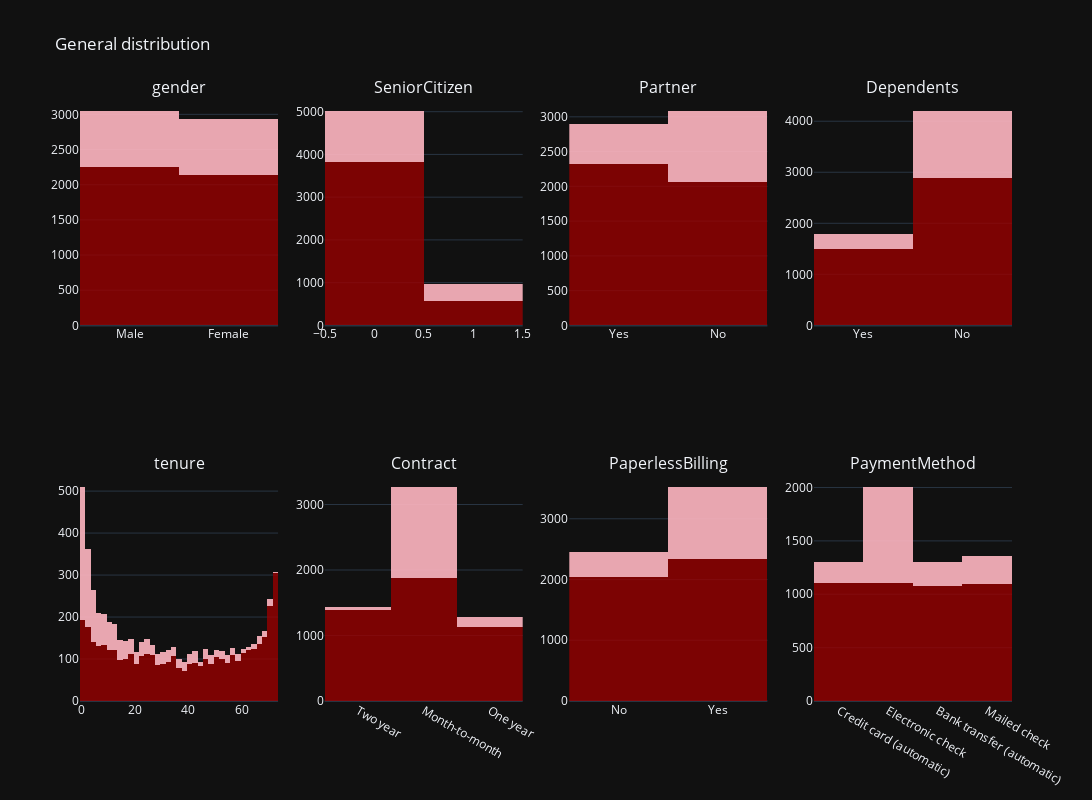

Here is the notebook cell this chart was saved with:
### Markdown cell above
# 1. Описание данных

### Code cell
fig = make_subplots(rows=2, 
                    cols=4, 
                    subplot_titles=tuple(GENERAL_COLUMNS+CONTRACT_COLUMNS)
                   )

for i, churn in enumerate(CHURN_STATUSES):
    data = telecom_users.loc[telecom_users['Churn'] == churn]
    for j, column in enumerate(GENERAL_COLUMNS):
        fig.add_trace(
            go.Histogram(
                x=data[column],
                marker_color=COLORS[i],
                name='',#churn,
                #hoverlabel='',
                hovertext=("Churned: " + churn),                
            ),
            row=1,
            col=j+1
        )

    for j, column in enumerate(CONTRACT_COLUMNS):
        fig.add_trace(
            go.Histogram(
                x=data[column],
                marker_color=COLORS[i],
                name='',#churn,
                hovertext="Churned: " + churn,
                #hoverlabel=''
            ),
            row=2,
            col=j+1
        )

fig.update_layout(template='plotly_dark', 
                  title='General distribution', 
                  showlegend=False,
                  barmode='stack',
                  height=800,
                  width=1200)

### Figure 1 — Plotly figure (JSON) as saved in the notebook; plotly's stock layout.template omitted (floating-point values rounded to 4 significant figures; data arrays with more than 128 entries replaced by an {"elided": "..."} marker saying what was removed)
{"data": [{"hovertext": "Churned: No", "marker": {"color": "rgba(152, 0, 0, .8)"}, "name": "", "type": "histogram", "x": {"elided": "4389 str values"}, "xaxis": "x", "yaxis": "y"}, {"hovertext": "Churned: No", "marker": {"color": "rgba(152, 0, 0, .8)"}, "name": "", "type": "histogram", "x": {"elided": "4389 int values"}, "xaxis": "x2", "yaxis": "y2"}, {"hovertext": "Churned: No", "marker": {"color": "rgba(152, 0, 0, .8)"}, "name": "", "type": "histogram", "x": {"elided": "4389 str values"}, "xaxis": "x3", "yaxis": "y3"}, {"hovertext": "Churned: No", "marker": {"color": "rgba(152, 0, 0, .8)"}, "name": "", "type": "histogram", "x": {"elided": "4389 str values"}, "xaxis": "x4", "yaxis": "y4"}, {"hovertext": "Churned: No", "marker": {"color": "rgba(152, 0, 0, .8)"}, "name": "", "type": "histogram", "x": {"elided": "4389 int values"}, "xaxis": "x5", "yaxis": "y5"}, {"hovertext": "Churned: No", "marker": {"color": "rgba(152, 0, 0, .8)"}, "name": "", "type": "histogram", "x": {"elided": "4389 str values"}, "xaxis": "x6", "yaxis": "y6"}, {"hovertext": "Churned: No", "marker": {"color": "rgba(152, 0, 0, .8)"}, "name": "", "type": "histogram", "x": {"elided": "4389 str values"}, "xaxis": "x7", "yaxis": "y7"}, {"hovertext": "Churned: No", "marker": {"color": "rgba(152, 0, 0, .8)"}, "name": "", "type": "histogram", "x": {"elided": "4389 str values"}, "xaxis": "x8", "yaxis": "y8"}, {"hovertext": "Churned: Yes", "marker": {"color": "rgba(255, 182, 193, .9)"}, "name": "", "type": "histogram", "x": {"elided": "1587 str values"}, "xaxis": "x", "yaxis": "y"}, {"hovertext": "Churned: Yes", "marker": {"color": "rgba(255, 182, 193, .9)"}, "name": "", "type": "histogram", "x": {"elided": "1587 int values"}, "xaxis": "x2", "yaxis": "y2"}, {"hovertext": "Churned: Yes", "marker": {"color": "rgba(255, 182, 193, .9)"}, "name": "", "type": "histogram", "x": {"elided": "1587 str values"}, "xaxis": "x3", "yaxis": "y3"}, {"hovertext": "Churned: Yes", "marker": {"color": "rgba(255, 182, 193, .9)"}, "name": "", "type": "histogram", "x": {"elided": "1587 str values"}, "xaxis": "x4", "yaxis": "y4"}, {"hovertext": "Churned: Yes", "marker": {"color": "rgba(255, 182, 193, .9)"}, "name": "", "type": "histogram", "x": {"elided": "1587 int values"}, "xaxis": "x5", "yaxis": "y5"}, {"hovertext": "Churned: Yes", "marker": {"color": "rgba(255, 182, 193, .9)"}, "name": "", "type": "histogram", "x": {"elided": "1587 str values"}, "xaxis": "x6", "yaxis": "y6"}, {"hovertext": "Churned: Yes", "marker": {"color": "rgba(255, 182, 193, .9)"}, "name": "", "type": "histogram", "x": {"elided": "1587 str values"}, "xaxis": "x7", "yaxis": "y7"}, {"hovertext": "Churned: Yes", "marker": {"color": "rgba(255, 182, 193, .9)"}, "name": "", "type": "histogram", "x": {"elided": "1587 str values"}, "xaxis": "x8", "yaxis": "y8"}], "layout": {"annotations": [{"font": {"size": 16}, "showarrow": false, "text": "gender", "x": 0.1062, "xanchor": "center", "xref": "paper", "y": 1, "yanchor": "bottom", "yref": "paper"}, {"font": {"size": 16}, "showarrow": false, "text": "SeniorCitizen", "x": 0.3688, "xanchor": "center", "xref": "paper", "y": 1, "yanchor": "bottom", "yref": "paper"}, {"font": {"size": 16}, "showarrow": false, "text": "Partner", "x": 0.6313, "xanchor": "center", "xref": "paper", "y": 1, "yanchor": "bottom", "yref": "paper"}, {"font": {"size": 16}, "showarrow": false, "text": "Dependents", "x": 0.8938, "xanchor": "center", "xref": "paper", "y": 1, "yanchor": "bottom", "yref": "paper"}, {"font": {"size": 16}, "showarrow": false, "text": "tenure", "x": 0.1062, "xanchor": "center", "xref": "paper", "y": 0.375, "yanchor": "bottom", "yref": "paper"}, {"font": {"size": 16}, "showarrow": false, "text": "Contract", "x": 0.3688, "xanchor": "center", "xref": "paper", "y": 0.375, "yanchor": "bottom", "yref": "paper"}, {"font": {"size": 16}, "showarrow": false, "text": "PaperlessBilling", "x": 0.6313, "xanchor": "center", "xref": "paper", "y": 0.375, "yanchor": "bottom", "yref": "paper"}, {"font": {"size": 16}, "showarrow": false, "text": "PaymentMethod", "x": 0.8938, "xanchor": "center", "xref": "paper", "y": 0.375, "yanchor": "bottom", "yref": "paper"}], "barmode": "stack", "height": 800, "showlegend": false, "title": {"text": "General distribution"}, "width": 1200, "xaxis": {"anchor": "y", "domain": [0, 0.2125]}, "xaxis2": {"anchor": "y2", "domain": [0.2625, 0.475]}, "xaxis3": {"anchor": "y3", "domain": [0.525, 0.7375]}, "xaxis4": {"anchor": "y4", "domain": [0.7875, 1]}, "xaxis5": {"anchor": "y5", "domain": [0, 0.2125]}, "xaxis6": {"anchor": "y6", "domain": [0.2625, 0.475]}, "xaxis7": {"anchor": "y7", "domain": [0.525, 0.7375]}, "xaxis8": {"anchor": "y8", "domain": [0.7875, 1]}, "yaxis": {"anchor": "x", "domain": [0.625, 1]}, "yaxis2": {"anchor": "x2", "domain": [0.625, 1]}, "yaxis3": {"anchor": "x3", "domain": [0.625, 1]}, "yaxis4": {"anchor": "x4", "domain": [0.625, 1]}, "yaxis5": {"anchor": "x5", "domain": [0, 0.375]}, "yaxis6": {"anchor": "x6", "domain": [0, 0.375]}, "yaxis7": {"anchor": "x7", "domain": [0, 0.375]}, "yaxis8": {"anchor": "x8", "domain": [0, 0.375]}}}
